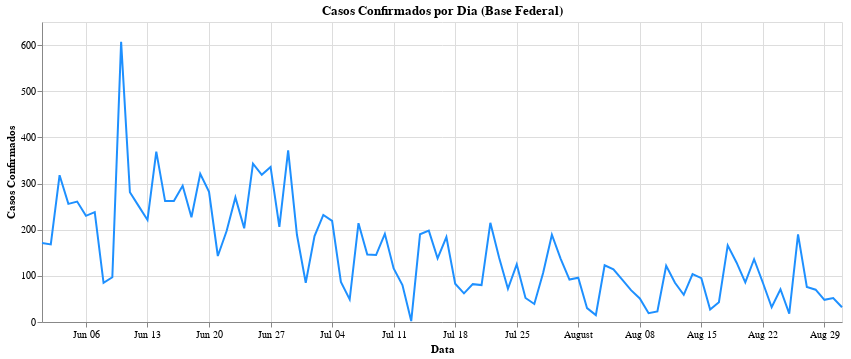

Notebook code cell kept with this figure:
### Code cell
# Gerando o Gráfico de Obitos por Dia com os dados Federais
graph_df_casosPorDia = alt.Chart(df_casosPorDia).mark_line().encode(
    alt.X('data:T', title='Data'),
    alt.Y('casos_confirmados:Q', title='Casos Confirmados'),
    color=alt.value('dodgerblue')
).properties(
    width=800,
    title='Casos Confirmados por Dia (Base Federal)'
)

graph_df_casosPorDia

### Figure 1 — Vega-Lite specification as saved in the notebook (floating-point values rounded to 4 significant figures)
{"config": {"view": {"continuousWidth": 400, "continuousHeight": 300}}, "data": {"name": "data-d5e6717e4374ac02fe77e35c38ad1ac2"}, "mark": "line", "encoding": {"color": {"value": "dodgerblue"}, "x": {"type": "temporal", "field": "data", "title": "Data"}, "y": {"type": "quantitative", "field": "casos_confirmados", "title": "Casos Confirmados"}}, "title": "Casos Confirmados por Dia (Base Federal)", "width": 800, "$schema": "https://vega.github.io/schema/vega-lite/v4.8.1.json", "datasets": {"data-d5e6717e4374ac02fe77e35c38ad1ac2": [{"data": "2021-06-01", "casos_confirmados": 171, "media_movel": null}, {"data": "2021-06-02", "casos_confirmados": 168, "media_movel": null}, {"data": "2021-06-03", "casos_confirmados": 318, "media_movel": null}, {"data": "2021-06-04", "casos_confirmados": 256, "media_movel": null}, {"data": "2021-06-05", "casos_confirmados": 261, "media_movel": null}, {"data": "2021-06-06", "casos_confirmados": 230, "media_movel": null}, {"data": "2021-06-07", "casos_confirmados": 238, "media_movel": 234.6}, {"data": "2021-06-08", "casos_confirmados": 85, "media_movel": 222.3}, {"data": "2021-06-09", "casos_confirmados": 97, "media_movel": 212.1}, {"data": "2021-06-10", "casos_confirmados": 607, "media_movel": 253.4}, {"data": "2021-06-11", "casos_confirmados": 281, "media_movel": 257.0}, {"data": "2021-06-12", "casos_confirmados": 251, "media_movel": 255.6}, {"data": "2021-06-13", "casos_confirmados": 221, "media_movel": 254.3}, {"data": "2021-06-14", "casos_confirmados": 369, "media_movel": 273.0}, {"data": "2021-06-15", "casos_confirmados": 262, "media_movel": 298.3}, {"data": "2021-06-16", "casos_confirmados": 262, "media_movel": 321.9}, {"data": "2021-06-17", "casos_confirmados": 295, "media_movel": 277.3}, {"data": "2021-06-18", "casos_confirmados": 227, "media_movel": 269.6}, {"data": "2021-06-19", "casos_confirmados": 321, "media_movel": 279.6}, {"data": "2021-06-20", "casos_confirmados": 282, "media_movel": 288.3}, {"data": "2021-06-21", "casos_confirmados": 143, "media_movel": 256.0}, {"data": "2021-06-22", "casos_confirmados": 197, "media_movel": 246.7}, {"data": "2021-06-23", "casos_confirmados": 270, "media_movel": 247.9}, {"data": "2021-06-24", "casos_confirmados": 203, "media_movel": 234.7}, {"data": "2021-06-25", "casos_confirmados": 343, "media_movel": 251.3}, {"data": "2021-06-26", "casos_confirmados": 319, "media_movel": 251.0}, {"data": "2021-06-27", "casos_confirmados": 336, "media_movel": 258.7}, {"data": "2021-06-28", "casos_confirmados": 206, "media_movel": 267.7}, {"data": "2021-06-29", "casos_confirmados": 372, "media_movel": 292.7}, {"data": "2021-06-30", "casos_confirmados": 189, "media_movel": 281.1}, {"data": "2021-07-01", "casos_confirmados": 85, "media_movel": 264.3}, {"data": "2021-07-02", "casos_confirmados": 186, "media_movel": 241.9}, {"data": "2021-07-03", "casos_confirmados": 232, "media_movel": 229.4}, {"data": "2021-07-04", "casos_confirmados": 219, "media_movel": 212.7}, {"data": "2021-07-05", "casos_confirmados": 87, "media_movel": 195.7}, {"data": "2021-07-06", "casos_confirmados": 49, "media_movel": 149.6}, {"data": "2021-07-07", "casos_confirmados": 214, "media_movel": 153.1}, {"data": "2021-07-08", "casos_confirmados": 146, "media_movel": 161.9}, {"data": "2021-07-09", "casos_confirmados": 145, "media_movel": 156.0}, {"data": "2021-07-10", "casos_confirmados": 191, "media_movel": 150.1}, {"data": "2021-07-11", "casos_confirmados": 116, "media_movel": 135.4}, {"data": "2021-07-12", "casos_confirmados": 80, "media_movel": 134.4}, {"data": "2021-07-13", "casos_confirmados": 2, "media_movel": 127.7}, {"data": "2021-07-14", "casos_confirmados": 190, "media_movel": 124.3}, {"data": "2021-07-15", "casos_confirmados": 198, "media_movel": 131.7}, {"data": "2021-07-16", "casos_confirmados": 138, "media_movel": 130.7}, {"data": "2021-07-17", "casos_confirmados": 184, "media_movel": 129.7}, {"data": "2021-07-18", "casos_confirmados": 83, "media_movel": 125.0}, {"data": "2021-07-19", "casos_confirmados": 62, "media_movel": 122.4}, {"data": "2021-07-20", "casos_confirmados": 82, "media_movel": 133.9}, {"data": "2021-07-21", "casos_confirmados": 80, "media_movel": 118.1}, {"data": "2021-07-22", "casos_confirmados": 215, "media_movel": 120.6}, {"data": "2021-07-23", "casos_confirmados": 139, "media_movel": 120.7}, {"data": "2021-07-24", "casos_confirmados": 72, "media_movel": 104.7}, {"data": "2021-07-25", "casos_confirmados": 125, "media_movel": 110.7}, {"data": "2021-07-26", "casos_confirmados": 52, "media_movel": 109.3}, {"data": "2021-07-27", "casos_confirmados": 39, "media_movel": 103.1}, {"data": "2021-07-28", "casos_confirmados": 106, "media_movel": 106.9}, {"data": "2021-07-29", "casos_confirmados": 189, "media_movel": 103.1}, {"data": "2021-07-30", "casos_confirmados": 137, "media_movel": 102.9}, {"data": "2021-07-31", "casos_confirmados": 92, "media_movel": 105.7}, {"data": "2021-08-01", "casos_confirmados": 96, "media_movel": 101.6}, {"data": "2021-08-02", "casos_confirmados": 30, "media_movel": 98.43}, {"data": "2021-08-03", "casos_confirmados": 15, "media_movel": 95.0}, {"data": "2021-08-04", "casos_confirmados": 123, "media_movel": 97.43}, {"data": "2021-08-05", "casos_confirmados": 114, "media_movel": 86.71}, {"data": "2021-08-06", "casos_confirmados": 92, "media_movel": 80.29}, {"data": "2021-08-07", "casos_confirmados": 69, "media_movel": 77.0}, {"data": "2021-08-08", "casos_confirmados": 51, "media_movel": 70.57}, {"data": "2021-08-09", "casos_confirmados": 19, "media_movel": 69.0}, {"data": "2021-08-10", "casos_confirmados": 23, "media_movel": 70.14}, {"data": "2021-08-11", "casos_confirmados": 122, "media_movel": 70.0}, {"data": "2021-08-12", "casos_confirmados": 85, "media_movel": 65.86}, {"data": "2021-08-13", "casos_confirmados": 59, "media_movel": 61.14}, {"data": "2021-08-14", "casos_confirmados": 104, "media_movel": 66.14}, {"data": "2021-08-15", "casos_confirmados": 95, "media_movel": 72.43}, {"data": "2021-08-16", "casos_confirmados": 27, "media_movel": 73.57}, {"data": "2021-08-17", "casos_confirmados": 43, "media_movel": 76.43}, {"data": "2021-08-18", "casos_confirmados": 166, "media_movel": 82.71}, {"data": "2021-08-19", "casos_confirmados": 129, "media_movel": 89.0}, {"data": "2021-08-20", "casos_confirmados": 86, "media_movel": 92.86}, {"data": "2021-08-21", "casos_confirmados": 136, "media_movel": 97.43}, {"data": "2021-08-22", "casos_confirmados": 85, "media_movel": 96.0}, {"data": "2021-08-23", "casos_confirmados": 32, "media_movel": 96.71}, {"data": "2021-08-24", "casos_confirmados": 71, "media_movel": 100.7}, {"data": "2021-08-25", "casos_confirmados": 18, "media_movel": 79.57}, {"data": "2021-08-26", "casos_confirmados": 190, "media_movel": 88.29}, {"data": "2021-08-27", "casos_confirmados": 76, "media_movel": 86.86}, {"data": "2021-08-28", "casos_confirmados": 70, "media_movel": 77.43}, {"data": "2021-08-29", "casos_confirmados": 48, "media_movel": 72.14}, {"data": "2021-08-30", "casos_confirmados": 52, "media_movel": 75.0}, {"data": "2021-08-31", "casos_confirmados": 32, "media_movel": 69.43}]}}
